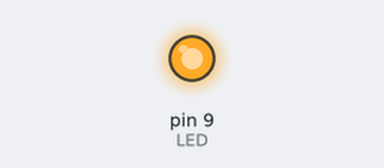
Recording of a sketch running on a simulated Arduino Uno, built with avr-gcc and run on an emulated ATmega328P. On the bench: output pins drawn as LEDs (lit = HIGH).

Above: at 0.75 s.
At 8.5 s:
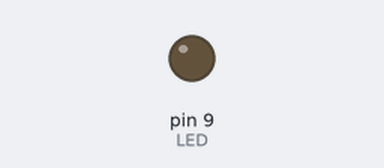
Timing chart, 0 to 11.7 s (numbered marks = the images above):
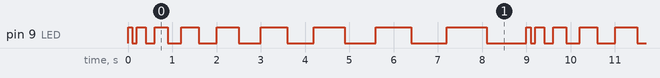

The sketch:

arduino_diode_blink_progressive.ino
```cpp
const int LED=9;
void setup()
{
pinMode (LED, OUTPUT);
}
void loop() {
  for (int i =0; i<1000; i+=100){
    digitalWrite(LED, HIGH);
    delay(i);
    digitalWrite(LED, LOW);
    delay(i);
    }
}
```

Measured:
- by itself, pin 9 (LED): repeats every 9.0 s: LOW 0.10 s, HIGH 0.20 s, LOW 0.20 s, HIGH 0.30 s, LOW 0.30 s, HIGH 0.40 s, LOW 0.40 s, HIGH 0.50 s, LOW 0.50 s, HIGH 0.60 s, LOW 0.60 s, HIGH 0.70 s, LOW 0.70 s, HIGH 0.80 s, LOW 0.80 s, HIGH 0.90 s, LOW 0.90 s, HIGH 0.10 s
- by itself, everything shown: repeats every 9.0 s, in 18 steps
